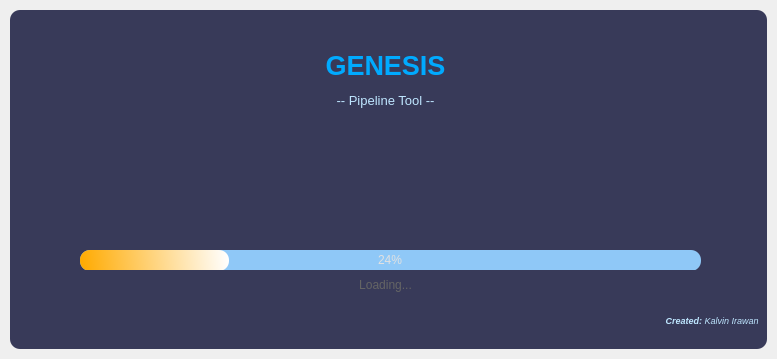
<?xml version="1.0" encoding="UTF-8"?>
<ui version="4.0">
 <class>SplashScreen</class>
 <widget class="QMainWindow" name="SplashScreen">
  <property name="geometry">
   <rect>
    <x>0</x>
    <y>0</y>
    <width>777</width>
    <height>359</height>
   </rect>
  </property>
  <property name="windowTitle">
   <string>MainWindow</string>
  </property>
  <widget class="QWidget" name="centralwidget">
   <layout class="QVBoxLayout" name="verticalLayout">
    <property name="spacing">
     <number>0</number>
    </property>
    <property name="leftMargin">
     <number>10</number>
    </property>
    <property name="topMargin">
     <number>10</number>
    </property>
    <property name="rightMargin">
     <number>10</number>
    </property>
    <property name="bottomMargin">
     <number>10</number>
    </property>
    <item>
     <widget class="QFrame" name="DropShadowFrame">
      <property name="styleSheet">
       <string notr="true">QFrame{
	background-color: rgb(56, 58, 89);
	color: rgb(255, 255, 255);
	border-radius: 10px;
}	</string>
      </property>
      <property name="frameShape">
       <enum>QFrame::StyledPanel</enum>
      </property>
      <property name="frameShadow">
       <enum>QFrame::Raised</enum>
      </property>
      <widget class="QLabel" name="Title">
       <property name="geometry">
        <rect>
         <x>0</x>
         <y>20</y>
         <width>751</width>
         <height>71</height>
        </rect>
       </property>
       <property name="font">
        <font>
         <pointsize>20</pointsize>
        </font>
       </property>
       <property name="styleSheet">
        <string notr="true">color: rgb(0, 170, 255);</string>
       </property>
       <property name="text">
        <string>&lt;html&gt;&lt;head/&gt;&lt;body&gt;&lt;p align=&quot;center&quot;&gt;&lt;span style=&quot; font-weight:600;&quot;&gt;GENESIS&lt;/span&gt;&lt;/p&gt;&lt;/body&gt;&lt;/html&gt;</string>
       </property>
       <property name="alignment">
        <set>Qt::AlignCenter</set>
       </property>
      </widget>
      <widget class="QLabel" name="Title_2">
       <property name="geometry">
        <rect>
         <x>0</x>
         <y>70</y>
         <width>751</width>
         <height>41</height>
        </rect>
       </property>
       <property name="font">
        <font>
         <pointsize>20</pointsize>
        </font>
       </property>
       <property name="styleSheet">
        <string notr="true">color: rgb(190, 230, 255);</string>
       </property>
       <property name="text">
        <string>&lt;html&gt;&lt;head/&gt;&lt;body&gt;&lt;p align=&quot;center&quot;&gt;&lt;span style=&quot; font-size:10pt;&quot;&gt;-- Pipeline Tool --&lt;/span&gt;&lt;/p&gt;&lt;/body&gt;&lt;/html&gt;</string>
       </property>
       <property name="alignment">
        <set>Qt::AlignCenter</set>
       </property>
      </widget>
      <widget class="QProgressBar" name="progressBar">
       <property name="geometry">
        <rect>
         <x>70</x>
         <y>240</y>
         <width>621</width>
         <height>21</height>
        </rect>
       </property>
       <property name="styleSheet">
        <string notr="true">QProgressBar {
	background-color: rgb(143, 200, 247);
	color: rgb(225, 225, 225);
	border-style: none;
	border-radius: 10px;
	text-align: center;
}

QProgressBar::chunk{
	background-color: qlineargradient(spread:pad, x1:0, y1:0.550955, x2:1, y2:0.534, stop:0 rgba(255, 170, 0, 255), stop:1 rgba(255, 255, 255, 255));
	border-radius: 10px;
}</string>
       </property>
       <property name="value">
        <number>24</number>
       </property>
       <property name="alignment">
        <set>Qt::AlignCenter</set>
       </property>
      </widget>
      <widget class="QLabel" name="Title_3">
       <property name="geometry">
        <rect>
         <x>0</x>
         <y>260</y>
         <width>751</width>
         <height>31</height>
        </rect>
       </property>
       <property name="font">
        <font>
         <pointsize>8</pointsize>
        </font>
       </property>
       <property name="styleSheet">
        <string notr="true">color: rgb(100, 100, 100);</string>
       </property>
       <property name="text">
        <string>&lt;html&gt;&lt;head/&gt;&lt;body&gt;&lt;p align=&quot;center&quot;&gt;&lt;span style=&quot; font-size:9pt;&quot;&gt;Loading...&lt;/span&gt;&lt;/p&gt;&lt;/body&gt;&lt;/html&gt;</string>
       </property>
       <property name="alignment">
        <set>Qt::AlignCenter</set>
       </property>
      </widget>
      <widget class="QLabel" name="Title_4">
       <property name="geometry">
        <rect>
         <x>0</x>
         <y>290</y>
         <width>751</width>
         <height>41</height>
        </rect>
       </property>
       <property name="font">
        <font>
         <pointsize>7</pointsize>
        </font>
       </property>
       <property name="styleSheet">
        <string notr="true">color: rgb(190, 230, 255);</string>
       </property>
       <property name="text">
        <string>&lt;html&gt;&lt;head/&gt;&lt;body&gt;&lt;p align=&quot;right&quot;&gt;&lt;span style=&quot; font-size:7pt; font-weight:600; font-style:italic;&quot;&gt;Created:&lt;/span&gt;&lt;span style=&quot; font-size:7pt; font-style:italic;&quot;&gt; Kalvin Irawan &lt;/span&gt;&lt;/p&gt;&lt;/body&gt;&lt;/html&gt;</string>
       </property>
       <property name="alignment">
        <set>Qt::AlignLeading|Qt::AlignLeft|Qt::AlignVCenter</set>
       </property>
      </widget>
      <widget class="QLabel" name="label">
       <property name="geometry">
        <rect>
         <x>720</x>
         <y>10</y>
         <width>21</width>
         <height>20</height>
        </rect>
       </property>
       <property name="text">
        <string/>
       </property>
       <property name="pixmap">
        <pixmap>../../python/ar_python_for_artist_advanced/asssignment/plex-master/img/btn/btn_denial.png</pixmap>
       </property>
       <property name="alignment">
        <set>Qt::AlignCenter</set>
       </property>
      </widget>
     </widget>
    </item>
   </layout>
  </widget>
 </widget>
 <resources/>
 <connections/>
</ui>
